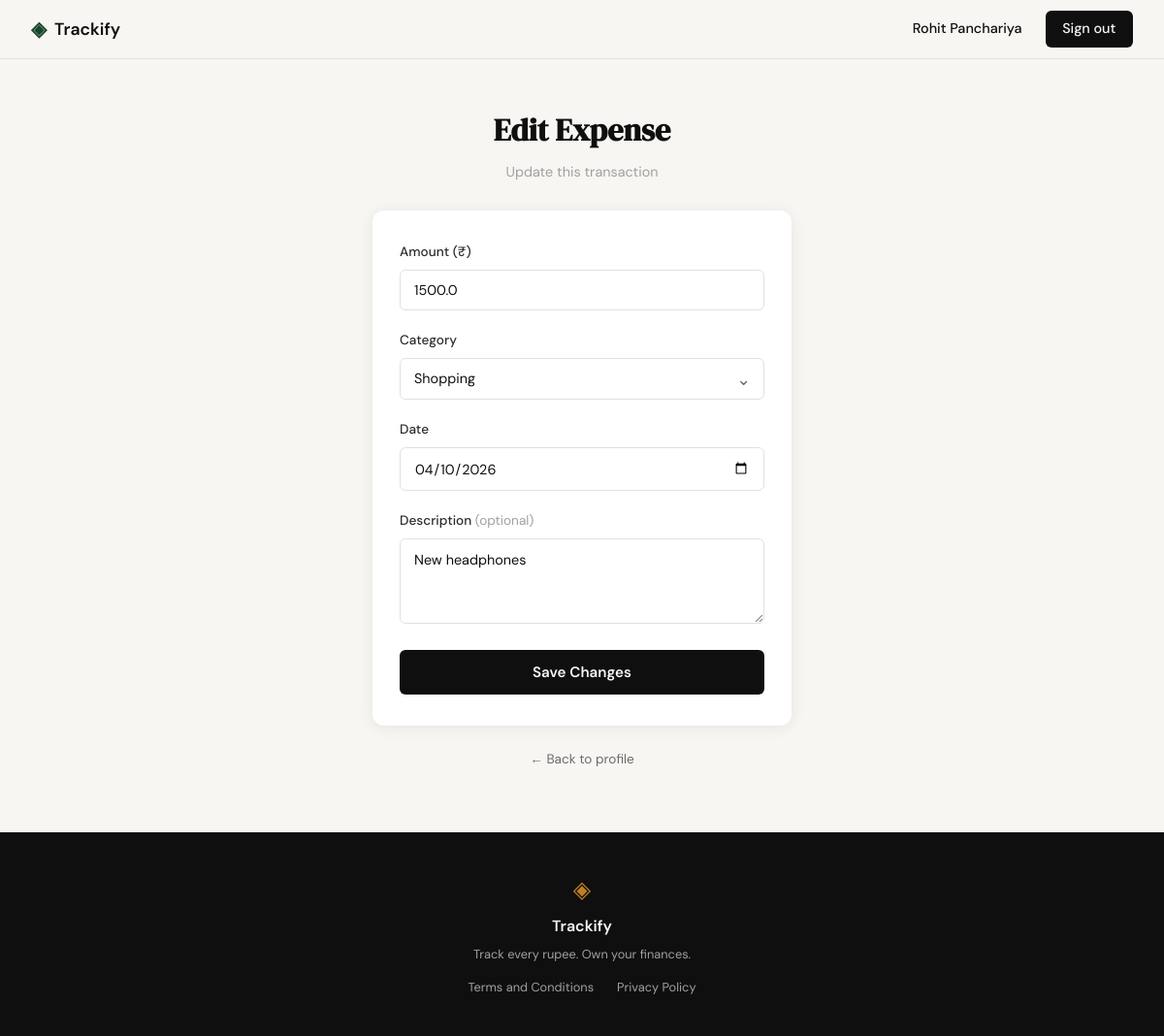
The page /expenses/9/edit (signed in) on the database its author committed.
### tables this page shows
CREATE TABLE expenses (
            id          INTEGER PRIMARY KEY AUTOINCREMENT,
            user_id     INTEGER NOT NULL REFERENCES users(id) ON DELETE CASCADE,
            amount      REAL    NOT NULL,
            category    TEXT    NOT NULL,
            date        TEXT    NOT NULL,
            description TEXT,
            created_at  TEXT    DEFAULT (datetime('now'))
        );

### app.py (the view, shortened to what this page needs)
@app.route("/expenses/<int:id>/edit", methods=["GET", "POST"])
@login_required
def edit_expense(id):
    expense = get_expense_by_id(id, session["user_id"])
    if expense is None:
        abort(404)
    if request.method == "GET":
        return render_template("edit_expense.html", expense=expense, categories=VALID_CATEGORIES)

### app.py (called while the page is built)
def login_required(f):
    @functools.wraps(f)
    def decorated(*args, **kwargs):
        if not session.get('user_id'):
            flash("Please sign in to continue.")
            return redirect(url_for('login'))
        return f(*args, **kwargs)
    return decorated

### database/db.py (called while the page is built)
def get_db():
    conn = sqlite3.connect(DB_PATH)
    conn.row_factory = sqlite3.Row
    conn.execute("PRAGMA foreign_keys = ON")
    return conn

### database/queries.py (called while the page is built)
def get_expense_by_id(expense_id, user_id):
    conn = get_db()
    try:
        row = conn.execute(
            "SELECT id, amount, category, date, description FROM expenses "
            "WHERE id = ? AND user_id = ?",
            (expense_id, user_id),
        ).fetchone()
        if row is None:
            return None
        return {
            "id": row["id"],
            "amount": row["amount"],
            "category": row["category"],
            "date": row["date"],
            "description": row["description"],
        }
    finally:
        conn.close()

### templates/edit_expense.html (shortened to what this page needs)
{% extends "base.html" %}
{% block head %}
  <link rel="stylesheet" href="{{ url_for('static', filename='css/style.css') }}">
{% endblock %}
{% block content %}
<div class="add-expense-page">
  <div class="add-expense-header">
    <h1 class="add-expense-title">Edit Expense</h1>
    <p class="add-expense-subtitle">Update this transaction</p>
  </div>
  <div class="add-expense-card">
    <form method="POST" action="{{ url_for('edit_expense', id=expense.id) }}">
      <div class="ae-field">
        <label class="ae-label" for="amount">Amount (₹)</label>
        <input
          type="number"
          id="amount"
          name="amount"
          class="ae-input"
          step="0.01"
          min="0.01"
          value="{{ expense.amount }}"
          required
        >
      </div>
      <div class="ae-field">
        <label class="ae-label" for="category">Category</label>
        <div class="ae-select-wrap">
          <select id="category" name="category" class="ae-input ae-select" required>
            {% for cat in categories %}
            <option value="{{ cat }}" {% if expense.category == cat %}selected{% endif %}>{{ cat }}</option>
            {% endfor %}
          </select>
          <span class="ae-select-arrow">&#8964;</span>
        </div>
      </div>
      <div class="ae-field">
        <label class="ae-label" for="date">Date</label>
        <input
          type="date"
          id="date"
          name="date"
          class="ae-input"
          value="{{ expense.date }}"
          required
        >
      </div>
      <div class="ae-field">
        <label class="ae-label" for="description">Description <span class="ae-optional">(optional)</span></label>
        <textarea
          id="description"
          name="description"
          class="ae-input ae-textarea"
          placeholder="What was this for?"
        >{{ expense.description or '' }}</textarea>
      </div>
      <button type="submit" class="ae-submit">Save Changes</button>
    </form>
  </div>
  <a href="{{ url_for('profile') }}" class="ae-back-link">&#8592; Back to profile</a>
</div>
{% endblock %}

### static/css/style.css (style rules this page uses)
:root { --ink: #0f0f0f; --ink-soft: #2d2d2d; --ink-muted: #6b6b6b; --ink-faint: #a0a0a0; --paper: #f7f6f3; --paper-warm: #f0ede6; --paper-card: #ffffff; --accent: #1a472a; --accent-light: #e8f0eb; --accent-2: #c17f24; --accent-2-light: #fdf3e3; --danger: #c0392b; --danger-light: #fdecea; --success: #1a6b3a; --success-light: #e6f4ec; --border: #e4e1da; --border-soft: #eeebe4; --font-display: 'DM Serif Display', Georgia, serif; --font-body: 'DM Sans', system-ui, sans-serif; --max-width: 1200px; --auth-width: 440px; --radius-sm: 6px; --radius-md: 12px; --radius-lg: 20px; }
*, *::before, *::after { box-sizing: border-box; margin: 0; padding: 0; }
html { font-size: 16px; scroll-behavior: smooth; }
body { background: var(--paper); color: var(--ink); font-family: var(--font-body); font-size: 1rem; line-height: 1.6; -webkit-font-smoothing: antialiased; }
a { color: inherit; text-decoration: none; }
.add-expense-page { max-width: 480px; margin: 0 auto; padding: 3rem 1.5rem 4rem; display: flex; flex-direction: column; align-items: center; }
.add-expense-header { text-align: center; margin-bottom: 1.75rem; }
.add-expense-title { font-family: var(--font-display); font-size: 2rem; font-weight: 700; color: var(--ink); margin: 0 0 0.35rem; }
.add-expense-subtitle { font-size: 0.9rem; color: var(--ink-faint); margin: 0; }
.add-expense-card { background: var(--paper-card); border-radius: var(--radius-md); padding: 2rem 1.75rem; width: 100%; box-shadow: 0 2px 16px rgba(15, 15, 15, 0.08); }
.ae-field { margin-bottom: 1.25rem; }
.ae-label { display: block; font-size: 0.85rem; font-weight: 500; color: var(--ink-soft); margin-bottom: 0.45rem; }
.ae-optional { font-weight: 400; color: var(--ink-faint); }
.ae-input { width: 100%; padding: 0.7rem 0.875rem; border: 1px solid var(--border); border-radius: var(--radius-sm); background: var(--paper-card); font-family: var(--font-body); font-size: 0.9rem; color: var(--ink); box-sizing: border-box; outline: none; transition: border-color 0.2s; appearance: none; -webkit-appearance: none; }
.ae-input::placeholder { color: var(--ink-faint); }
.ae-select-wrap { position: relative; }
.ae-select { cursor: pointer; padding-right: 2.25rem; }
.ae-select-arrow { position: absolute; right: 0.875rem; top: 50%; transform: translateY(-50%); font-size: 1.1rem; color: var(--ink-muted); pointer-events: none; }
.ae-textarea { resize: vertical; min-height: 88px; line-height: 1.5; }
.ae-submit { display: block; width: 100%; padding: 0.8rem; margin-top: 0.5rem; background: var(--ink); color: var(--paper); border: none; border-radius: var(--radius-sm); font-family: var(--font-body); font-size: 0.95rem; font-weight: 600; cursor: pointer; transition: background 0.2s; }
.ae-back-link { display: inline-block; margin-top: 1.5rem; font-size: 0.85rem; color: var(--ink-muted); text-decoration: none; transition: color 0.2s; }

### rows shown on the page
expenses: amount "1500.0", category "Shopping", date "04/10/2026", description "New headphones"

### other values the page prints
{{ session['user_name'] }} "Rohit Panchariya"
